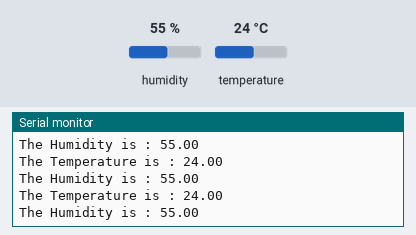
The sketch below on a simulated Arduino Uno, built with avr-gcc and run on an emulated ATmega328P. Shown: the last lines printed to the serial monitor. The test bench sets the inputs (shaded band); at power-on: humidity 55 %, temperature 24 °C.

Above: at 2.8 s.
2.9 s: humidity set to 22 %
At 5.5 s:
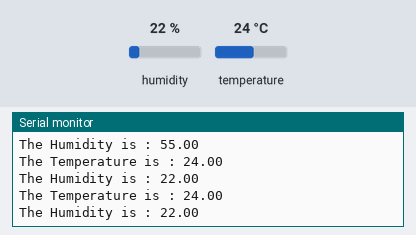
5.6 s: temperature set to 12 °C
At 6.9 s:
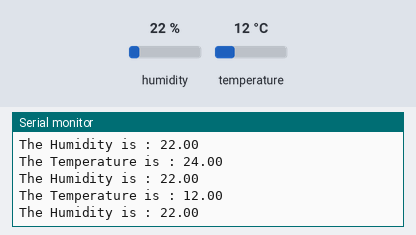
8.3 s: humidity set to 40 %
At 11.8 s:
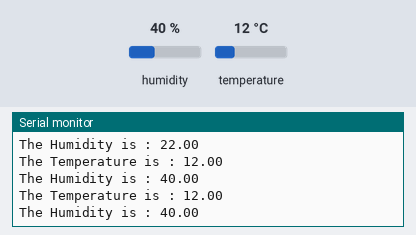
Timing chart, 0 to 13.3 s (numbered marks = the images above; inputs shaded):
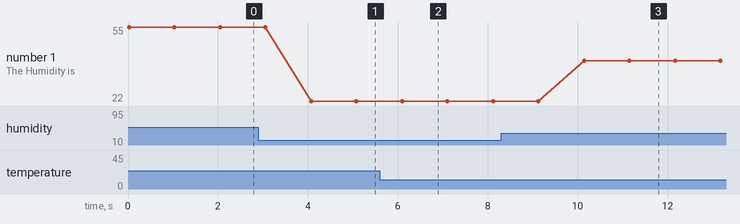

Measured:
- after the input at 2.9 s, the serial monitor: prints a new line after 1.2 s (image 1)
- after the input at 5.6 s, the serial monitor: prints a new line after 0.50 s (image 2)
- after the input at 8.3 s, the serial monitor: prints a new line after 1.9 s (image 3)
- plotted number 1: 55 → 22 after the input at 2.9 s, 22 → 40 after the input at 8.3 s

The sketch:

dht.ino
```cpp
//Adafruit_Unified_Sensor
//#include<ESP8266WiFi.h>
#include<DHT.h>
//const char* ssid="Le 2";
//const char* pass="akul0000";
int dhtpin=0; //Input pin for Temperature and Humidity (D3)
DHT dht(dhtpin, DHT11); //Create an object of DHT class with two parameter
void setup()
{
  Serial.begin(115200);
  pinMode(dhtpin,INPUT);  //Set pin to take input
}

void loop()
{
  Serial.println("The Temperature is : "+(String)dht.readTemperature());  //Read Temperature
  Serial.println("The Humidity is : "+(String)dht.readHumidity());  //Read Humidity
  delay(1000);
}
```
